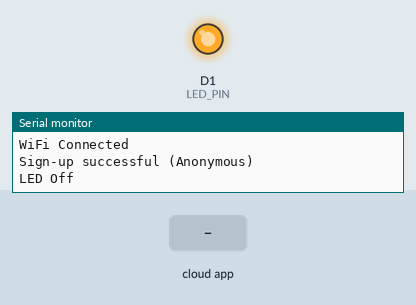
Recording of a sketch running on a simulated ESP8266 (NodeMCU). Parts: output pins drawn as LEDs (lit = HIGH), the last lines printed to the serial monitor. The test bench sets the inputs (shaded band). WiFi joins after 1.5 s; servers stay silent unless stated; the Firebase database answers and starts empty.

Above: at 3.2 s.
3.3 s: the phone or cloud app sets status to 1
At 4.5 s:
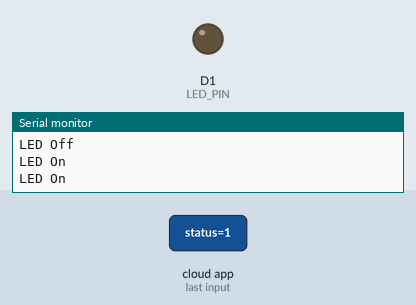
4.8 s: the phone or cloud app sets status to 0
At 6.4 s:
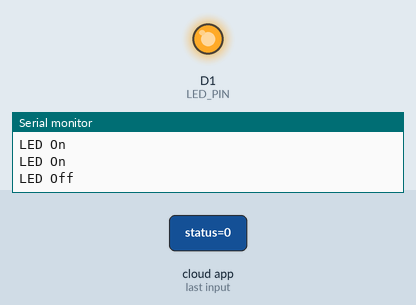
Timing chart, 0 to 7.9 s (numbered marks = the images above; inputs shaded):
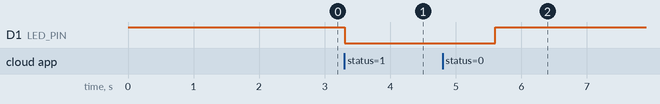

The sketch:

smart_led.ino
```cpp
#include <ESP8266WiFi.h>
#include <FirebaseESP8266.h>

#define WIFI_SSID "Galaxy A05"
#define WIFI_PASSWORD "12345678"

#define FIREBASE_HOST "smartled-5d29e-default-rtdb.asia-southeast1.firebasedatabase.app"
#define FIREBASE_API_KEY "AIzaSyCIXk_jZ3tqc5yRti3TMY1C-ojCrjsiEDE"

#define LED_PIN D1

FirebaseData firebaseData;
FirebaseConfig config;
FirebaseAuth auth;

void setup() {
  Serial.begin(115200);
  pinMode(LED_PIN, OUTPUT);
  digitalWrite(LED_PIN, HIGH);

  WiFi.begin(WIFI_SSID, WIFI_PASSWORD);
  while (WiFi.status() != WL_CONNECTED) {
    delay(1000);
    Serial.println("Connecting to WiFi...");
  }
  Serial.println("WiFi Connected");

  config.host = FIREBASE_HOST;
  config.api_key = FIREBASE_API_KEY;

  if (Firebase.signUp(&config, &auth, "", "")) {
    Serial.println("Sign-up successful (Anonymous)");
  } else {
    Serial.printf("Sign-up failed, reason: %s\n", config.signer.signupError.message.c_str());
  }

  Firebase.begin(&config, &auth);
  Firebase.reconnectWiFi(true);
}

void turnOnLED() {
  digitalWrite(LED_PIN, LOW);
  Serial.println("LED On");
}

void turnOffLED() {
  digitalWrite(LED_PIN, HIGH);
  Serial.println("LED Off");
}

void loop() {
  if (Firebase.getBool(firebaseData, "/led/status")) {
    if (firebaseData.boolData()) {
      turnOnLED();
    } else {
      turnOffLED();
    }
  } else {
    Serial.println("Failed to read data from Firebase");
    Serial.println(firebaseData.errorReason());
  }

  delay(1000);
}
```

Measured:
- after the input at 3.3 s, D1 (LED_PIN): HIGH → LOW at once
- after the input at 4.8 s, D1 (LED_PIN): LOW → HIGH after 0.80 s
